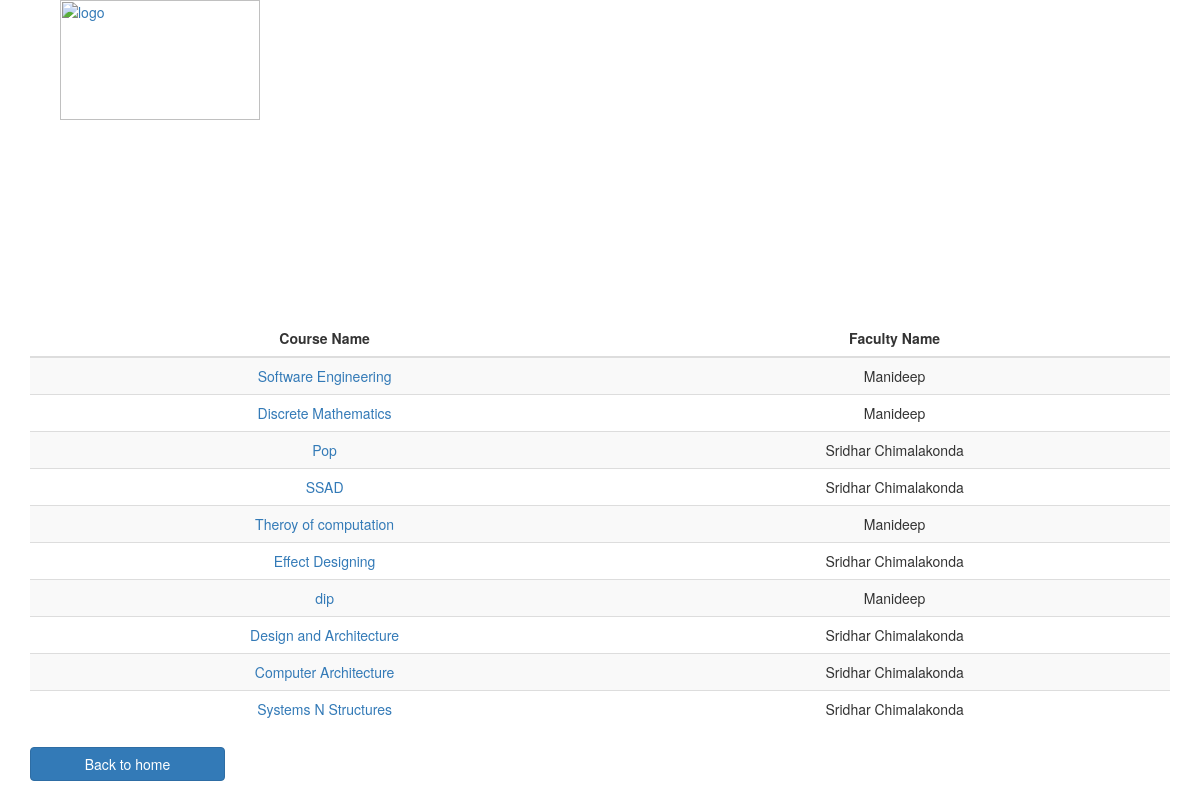
Screenshot of /version2/display_attendance.php with the database file from the repository.
### tables this page shows
CREATE TABLE IF NOT EXISTS `courses` (
  `fid` int(11) NOT NULL,
  `cid` int(11) NOT NULL AUTO_INCREMENT,
  `climit` int(100) DEFAULT NULL,
  `cname` varchar(100) NOT NULL,
  `cpreq` varchar(100) DEFAULT NULL,
  `descp` text NOT NULL,
  PRIMARY KEY (`cid`),
  KEY `fid` (`fid`)
);

CREATE TABLE IF NOT EXISTS `faculty` (
  `fid` int(11) NOT NULL AUTO_INCREMENT,
  `name` varchar(100) NOT NULL,
  `password` varchar(100) NOT NULL,
  `faculty_id` varchar(100) NOT NULL,
  `email_id` varchar(100) NOT NULL,
  `phone_no` int(22) NOT NULL,
  PRIMARY KEY (`fid`),
  UNIQUE KEY `faculty_id` (`faculty_id`,`email_id`)
);

### version2/display_attendance.php (the view, shortened to what this page needs)
<!DOCTYPE html>
<html>
<head>
    <link rel="stylesheet" href="css/bootstrap.min.css" type="text/css" />
</head>
<body>
  <nav class="container" >
      <div class="">
          <div class="navbar-header">
              <a class="navbar-brand" href="index.php"></a>
          </div>
            	<a href="index.php"><img src="images/logo3.png" width="200px" height="120px" title="logo" /></a>
          </div>
  </nav>
<?php
include_once 'dbconnect.php';
$sql = "select courses.cid,courses.cname,faculty.name from courses,faculty where faculty.fid = courses.fid;";
$result = $con->query($sql);
if ($result->num_rows > 0) {
    echo "<div class='container'><table class='table table-striped '>
    <thead>
      <tr>
        <th><center>Course Name</center></th>
        <th><center>Faculty Name</center></th>
        </tr>
    </thead>
    <tbody>";
    while($row = $result->fetch_assoc()) {
        echo "<tr><td><center><a href=display_attendance2.php?cid=$row[cid]>"."$row[cname]"."</center></td><td><center>"."$row[name]"."</center></td> </tr>";
        echo "<br>";
    }
} else {
  $t = 1;
    echo "Sorry 0 results <br> ";
}
?>
</div>
<div class="form-group">
        <a href="admin_home.php"><input type="back" value="Back to home" class="btn btn-primary" /></a>
</div>
</body>
</html>

### rows the page displays
courses: cname "Software Engineering", fid.name "Manideep"
courses: cname "Discrete Mathematics", fid.name "Manideep"
courses: cname "Pop", fid.name "Sridhar Chimalakonda"
courses: cname "SSAD", fid.name "Sridhar Chimalakonda"
courses: cname "Theroy of computation", fid.name "Manideep"
courses: cname "Effect Designing", fid.name "Sridhar Chimalakonda"
courses: cname "dip", fid.name "Manideep"
courses: cname "Design and Architecture", fid.name "Sridhar Chimalakonda"
courses: cname "Computer Architecture", fid.name "Sridhar Chimalakonda"
courses: cname "Systems N Structures", fid.name "Sridhar Chimalakonda"
